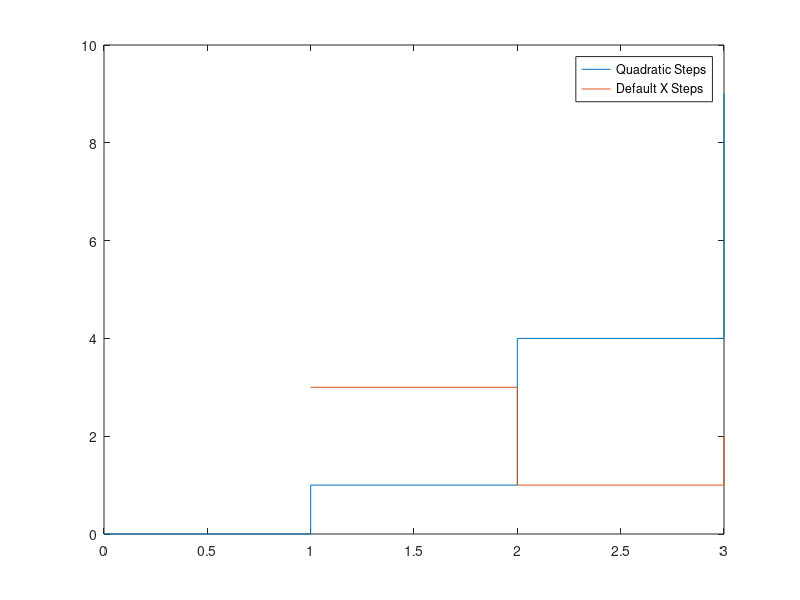

This figure's MATLAB source:
f = figure(57);
stairs_main = stairs([0, 1, 2, 3], [0, 1, 4, 9]);
hold on
stairs_default_x = stairs([3, 1, 2]);
legend_handle = legend("Quadratic Steps", "Default X Steps");
x_bounds = xlim();
y_bounds = ylim();
current = gcf();
